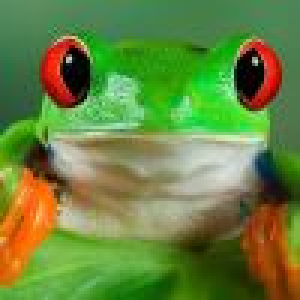
#> input picture Rana_100x100.jpg, 100 x 100 px (shown 3 times larger)
$ jupyter execute Extraccion_Colores.ipynb
#> lines starting #> are read from the running program, lines starting #| are printed output that depends on the picture; long printed decimals are rounded
# Clusterización: Extracción de Colores Predominantes en Imágenes
### Itzanami Berlanga Contreras | 07 de Abril del 2024

[cell 1]
import matplotlib.pyplot as plt
import numpy as np
import random
import math
from skimage import io
from scipy.stats import norm, multivariate_normal

## Carga de la Imagenes

[cell 2]
image=io.imread("Rana_100x100.jpg")/255.0  # imread lee las imagenes con los pixeles codificados como enteros, dividimos entre 255 para escalarlos de 0 a 1

# Como en este caso solo nos interesa la diferencia en el color y no las coordenadas del pixel, convertimos la matriz en un arreglo de colores:
colors_image = np.asarray(image)
print(colors_image)
#> (printed output is left out)
color_array = np.reshape(colors_image, (10000, 3))
print(color_array)
#> (printed output is left out)
print(color_array.shape[1])
#| 3
print("- Dimensiones de la imagen:")
print(image.shape)
#| (100, 100, 3)
plt.axis('off')
plt.imshow(image)

## Gaussian Mixture Model

El algoritmo funciona de la siguiente manera

Expectation Step
Distribución Normal
$$\mathcal{N} (\mathbf{x} | \mu, \Sigma) = \frac{1}{(2\pi)^{D/2} |\Sigma|^{1/2}}\exp\left( -\frac{1}{2}(\mathbf{x} - \mu)^{T} \Sigma^{-1}(\mathbf{x} - \mu)\right)$$

Maximization step

$$ \mu_k = \frac{\sum_{n=1}^{N} \gamma(z_{nk})\mathbf{x}}{\sum_{n=1}^{N} \gamma(z_{nk})}$$

[cell 3]
class GMM:
    def __init__(self, k_clusters = 3, tol = 1e-4):
        self.k = k_clusters
        self.means = None
        self.cov = None
        self.mix_prob = None
        self.tol = tol
        self.dim = None
        self.resp = None

    def cluster(self, X):
        self.dim = int(X[1].shape[0])
#> self.dim = 3
        print(self.dim)
#| 3
        # Inicializamos las medias random, las inicializamos entre 0-1 que es donde se encuentran nuestros valores
        self.means = np.random.random((self.k, self.dim))
        # Al inicio inicializamos las probabilidades iguales para todos los clusters
        self.mix_prob = np.ones(self.k)/self.k
        # Matriz de covarianzas
        aux = np.random.rand(self.k, self.k)
        self.cov = np.tril(aux) + np.tril(aux, -1).T
        logv = 0
        logv_ant = 10
        while self.tol > logv_ant - logv:
        #for i in range(1000):
            # E-step
            # Calcular las responsabilidades gamma usando los parámetros actuales
            self.resp = np.zeros((self.dim, self.k))
            for j in range(len(X)):
                self.resp[j] = self.__gamma(X[j])
            # M-step
            # Actualización de parámetros
            # Primero se actualizan las medias
            for j in range(self.k):
                mult = (np.array(self.resp[:,j]) * np.array(X).T).T
                num = mult.sum(axis=0)
                #num = np.sum(np.multiply(gamma[ :,j], X))
                den = np.sum(self.resp[:,j])
                self.means[j] = np.divide(num, den)
            # Después actualizamos la matriz de covarianza
            for j in range(self.k):
                resta = X - self.means[j]
                mult = np.array(self.resp[:,j])*(resta*resta.T)
                num = mult.sum(axis=0)
                den = np.sum(self.resp[:,j])
                self.cov[j] = np.divide(num, den)
            # Finalmente actualizamos las probabilidades de mezcla
            for j in range(self.k):
                self.mix_prob[j] = np.sum(self.resp[:,j])/len(X)
            # Calculamos la log-verosimilitud para comprobar convergencia
            logv_ant = logv
            logv = 0
            for k in range(len(X)):
                aux = 0
                for j in range(self.k):
                    aux += self.mix_prob[j]*multivariate_normal(self.means[j], self.cov[j]).pdf(X)
                logv += math.log(aux)
#> after the loop, self.cov = [[0.0871, 0.979, 0.64, 0.265, 0.618], [0.979, 0.799, 0.143, 0.774, 0.612], [0.64, 0.143, 0.945, 0.456, 0.617], [0.265, 0.774, 0.456, 0.568, 0.944], [0.618, 0.612, 0.617, 0.944, 0.682]]; self.mix_prob = [0.2, 0.2, 0.2, 0.2, 0.2]

    def __gamma(self, x):
        gd = np.zeros(self.k)
        for i in range(self.k):
            gd[i] = multivariate_normal(self.means[i], self.cov[i]).pdf(x)
        prod = np.multiply(gd, self.mix_prob)
        denom = np.sum(prod)
        return np.divide(gd, denom)

    #def __actualizar_medias(self):


    def clusters(self):
        return self.means

[cell 4]
clust = GMM(5)
clust.cluster(color_array)
paleta = clust.clusters()
#> paleta = [[0.549, 0.715, 0.603], [0.545, 0.424, 0.646], [0.438, 0.892, 0.964], [0.383, 0.792, 0.529], [0.568, 0.926, 0.071]]
print(paleta*255.0)
#| [[139.947  182.373 153.705 ]
#|  [138.945 108.032 164.703]
#|  [111.585 227.402  245.734]
#|  [ 97.778  201.890 134.868]
#|  [144.851 236.027  18.114]]
paleta = np.array(paleta)[np.newaxis, :, :]
fig, axis = plt.subplots(2, gridspec_kw={'height_ratios': [4, 1]})
axis[1].imshow(paleta)
axis[1].axis('off')
axis[0].imshow(image)
axis[0].axis('off')
fig.suptitle("Imagen y su paleta de colores")
plt.show()
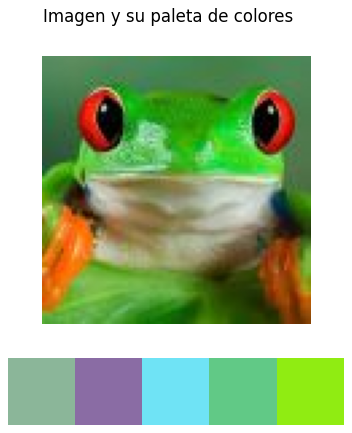
#> figure drawn by matplotlib, 2 panels
